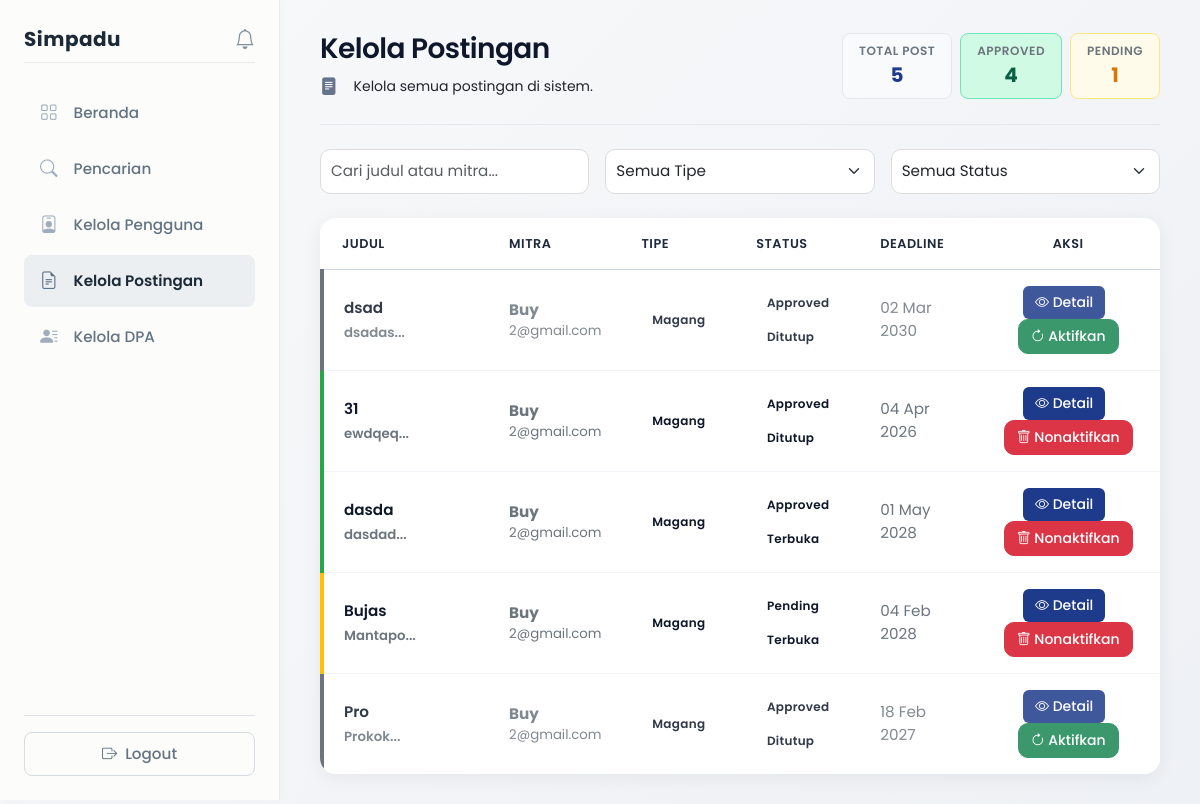
/views/admin/posts.php (signed in), run on an earlier commit of the app's database.
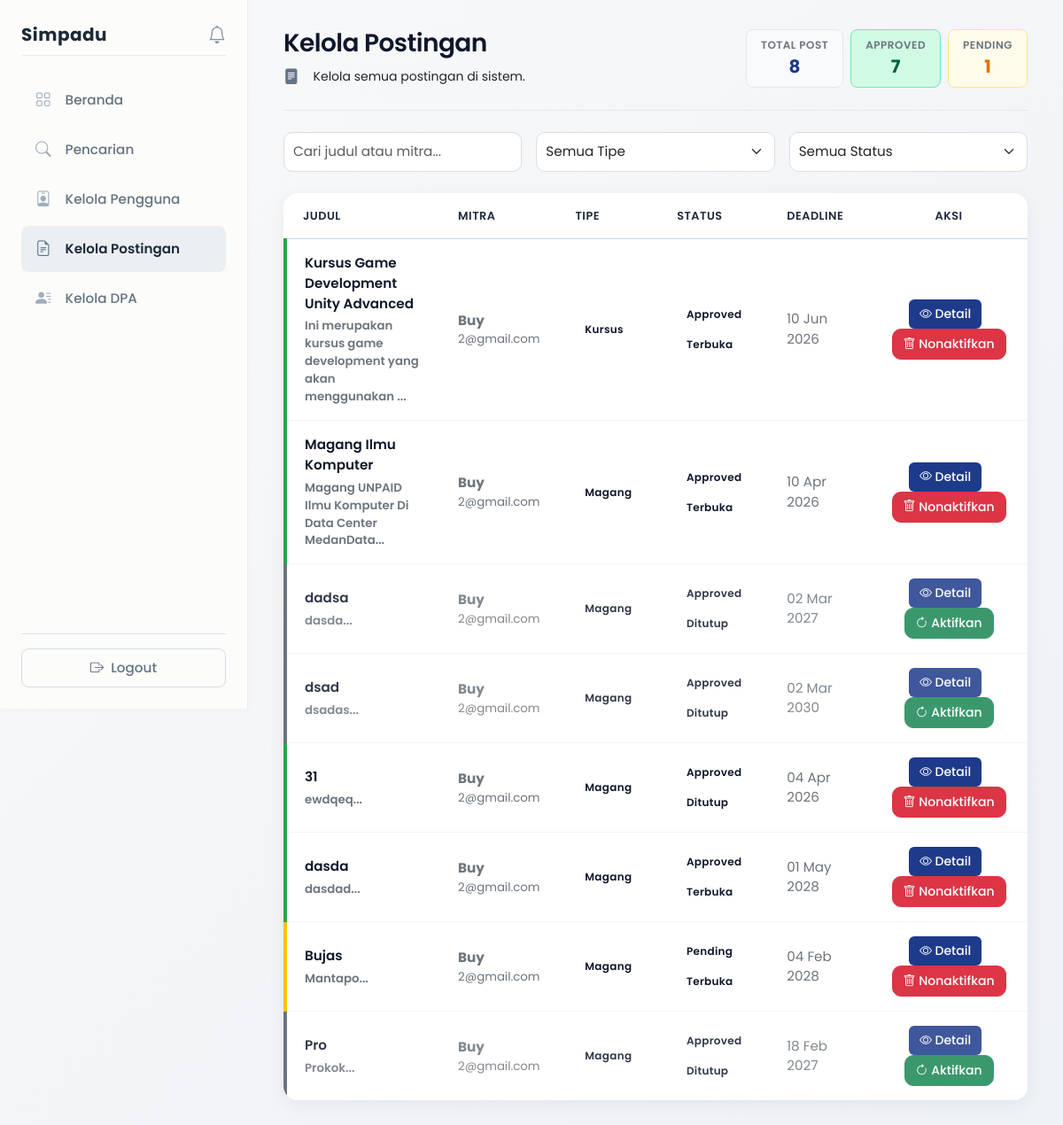
And on a later commit of the database.
### tables this page shows
CREATE TABLE `peluang` (
  `id` int NOT NULL,
  `mitra_id` int NOT NULL,
  `judul` varchar(150) NOT NULL,
  `deskripsi` text NOT NULL,
  `tipe` enum('magang','kursus') NOT NULL,
  `lokasi` varchar(100) DEFAULT NULL,
  `kuota` int DEFAULT '0',
  `min_ipk` decimal(3,2) DEFAULT '0.00',
  `min_semester` int DEFAULT '1',
  `fakultas` varchar(100) DEFAULT NULL,
  `deadline` datetime NOT NULL,
  `status` enum('pending','approved','rejected') DEFAULT 'approved',
  `created_at` timestamp NULL DEFAULT CURRENT_TIMESTAMP,
  `closed_at` timestamp NULL DEFAULT NULL
);

CREATE TABLE `mitra` (
  `id` int NOT NULL,
  `user_id` int NOT NULL,
  `nama_organisasi` varchar(150) DEFAULT NULL,
  `deskripsi` text,
  `kontak` varchar(100) DEFAULT NULL,
  `status_verifikasi` enum('pending','approved','rejected') DEFAULT 'pending'
);

CREATE TABLE `users` (
  `id` int NOT NULL,
  `email` varchar(100) NOT NULL,
  `password` varchar(255) NOT NULL,
  `role` enum('mahasiswa','mitra','admin','dpa') NOT NULL,
  `created_at` timestamp NULL DEFAULT CURRENT_TIMESTAMP,
  `status` enum('active','pending','inactive') DEFAULT 'active'
);

### views/admin/posts.php (the view, shortened to what the rows shown need)
<?php
include __DIR__ . '/../../config/database.php';
$query = "SELECT p.*, u.email as mitra_email, m.nama_organisasi
          FROM peluang p
          JOIN users u ON p.mitra_id = u.id
          LEFT JOIN mitra m ON u.id = m.user_id
          ORDER BY p.created_at DESC";
$stmt = mysqli_prepare($conn, $query);
mysqli_stmt_execute($stmt);
$result = mysqli_stmt_get_result($stmt);
$posts = [];
while ($row = mysqli_fetch_assoc($result)) {
    $posts[] = $row;
}
?>
<!DOCTYPE html>
<html>
<head>
    <link href="https://cdn.jsdelivr.net/npm/bootstrap@5.3.0/dist/css/bootstrap.min.css" rel="stylesheet">
    <link rel="stylesheet" href="https://cdn.jsdelivr.net/npm/bootstrap-icons@1.11.0/font/bootstrap-icons.css">
    <link rel="stylesheet" href="../../assets/css/design-system.css">
    <link rel="stylesheet" href="../../assets/css/global.css">
    <link rel="stylesheet" href="../../assets/css/layout.css">
    <link rel="stylesheet" href="../../assets/css/components.css">
    <link rel="stylesheet" href="../../assets/css/dashboard.css">
    <link rel="stylesheet" href="../../assets/css/admin.css">
</head>
<body>
<div class="d-flex">
    <div class="content">
        <div class="page-header d-flex flex-column flex-md-row justify-content-between align-items-md-center gap-3 mb-4">
            <div>
                <h1 class="page-title">Kelola Postingan</h1>
            </div>
        </div>
        <?php if (empty($posts)): ?>
            <div class="admin-empty-state text-center p-5">
                <i class="bi bi-file-text empty-icon mb-3"></i>
                <h5 class="mb-2">Belum Ada Postingan</h5>
                <p class="text-muted mb-0">Saat ini belum ada postingan di sistem.</p>
            </div>
        <?php else: ?>
            <div class="admin-profile-card">
                <div class="table-responsive">
                    <table class="table admin-table align-middle mb-0">
                        <thead>
                            <tr>
                                <th width="25%">Judul</th>
                                <th width="15%">Mitra</th>
                                <th width="10%">Tipe</th>
                                <th width="10%">Status</th>
                                <th width="15%">Deadline</th>
                                <th width="25%" class="text-center">Aksi</th>
                            </tr>
                        </thead>
                        <tbody>
                            <?php foreach ($posts as $post): ?>
                                <?php
                                $current_date = date('Y-m-d H:i:s');
                                $is_manually_closed = !empty($post['closed_at']);
                                $is_deadline_passed = $post['deadline'] < $current_date;
                                $is_post_open = !$is_manually_closed && !$is_deadline_passed;
                                $status = $is_post_open ? 'Terbuka' : 'Ditutup';
                                $approval_status = ucfirst($post['status']);
                                $type_class = $post['tipe'] == 'magang' ? 'status-info' : 'status-warning';
                                $approval_class = $post['status'] == 'approved' ? 'status-success' : ($post['status'] == 'pending' ? 'status-warning' : 'status-danger');
                                $status_class = $is_post_open ? 'status-success' : 'status-secondary';
                                $row_class = $is_manually_closed ? 'deactivated' : $post['status'];
                                ?>
                                <tr class="post-row <?= $row_class; ?>" data-type="<?= $post['tipe']; ?>" data-status="<?= $post['status']; ?>">
                                    <td class="judul fw-semibold" style="color: #0F172A;">
                                        <div>
                                            <?php echo htmlspecialchars($post['judul']); ?>
                                        </div>
                                        <small class="text-muted d-block mt-1">
                                            <?php echo htmlspecialchars(substr($post['deskripsi'], 0, 60)); ?>...
                                        </small>
                                    </td>
                                    <td class="mitra text-muted">
                                        <div>
                                            <strong><?php echo htmlspecialchars($post['nama_organisasi'] ?? 'Unknown'); ?></strong>
                                        </div>
                                        <small class="text-muted d-block">
                                            <?php echo htmlspecialchars($post['mitra_email']); ?>
                                        </small>
                                    </td>
                                    <td>
                                        <span class="badge-status <?= $type_class; ?>">
                                            <?php echo ucfirst(htmlspecialchars($post['tipe'])); ?>
                                        </span>
                                    </td>
                                    <td>
                                        <span class="badge-status <?= $approval_class; ?>">
                                            <?php echo $approval_status; ?>
                                        </span>
                                        <div class="mt-1">
                                            <span class="badge-status <?= $status_class; ?>">
                                                <?php echo $status; ?>
                                            </span>
                                        </div>
                                    </td>
                                    <td class="deadline text-muted">
                                        <?php echo date('d M Y', strtotime($post['deadline'])); ?>
                                    </td>
                                    <td class="text-center">
                                        <a href="../posts/detail.php?id=<?php echo $post['id']; ?>&back=admin_posts"
                                           class="btn btn-navy btn-sm me-2"
                                           target="_blank">
                                            <i class="bi bi-eye"></i> Detail
                                        </a>
                                        <?php if ($is_manually_closed): ?>
                                            <button type="button"
                                                    class="btn btn-success btn-sm"
                                                    onclick="reactivatePost(<?php echo $post['id']; ?>, '<?php echo htmlspecialchars(addslashes($post['judul'])); ?>')">
                                                <i class="bi bi-arrow-clockwise"></i> Aktifkan
                                            </button>
                                        <?php else: ?>
                                            <button type="button"
                                                    class="btn btn-danger btn-sm"
                                                    onclick="deactivatePost(<?php echo $post['id']; ?>, '<?php echo htmlspecialchars(addslashes($post['judul'])); ?>')">
                                                <i class="bi bi-trash"></i> Nonaktifkan
                                            </button>
                                        <?php endif; ?>
                                    </td>
                                </tr>
                            <?php endforeach; ?>
                        </tbody>
                    </table>
                </div>
            </div>
        <?php endif; ?>
    </div>
</div>
</body>
</html>

What changed in the data, as far as the page shows it:
added peluang: judul "Kursus Game Development Unity Advanced", deskripsi "Ini merupakan kursus game development yang akan menggunakan", mitra.nama_organisasi "Buy", mitra.email "2@gmail.com", tipe "Kursus", status "Approved", status "Terbuka", deadline "10 Jun 2026"
added peluang: judul "Magang Ilmu Komputer", deskripsi "Magang UNPAID Ilmu Komputer Di Data Center MedanData", mitra.nama_organisasi "Buy", mitra.email "2@gmail.com", tipe "Magang", status "Approved", status "Terbuka", deadline "10 Apr 2026"
added peluang: judul "dadsa", deskripsi "dasda", mitra.nama_organisasi "Buy", mitra.email "2@gmail.com", tipe "Magang", status "Approved", closed_at "Ditutup", deadline "02 Mar 2027"
Also different on the page:
count($posts): "5" → "8"
count(array_filter($posts, fn($p) => $p['status'] == 'approved')): "4" → "7"
